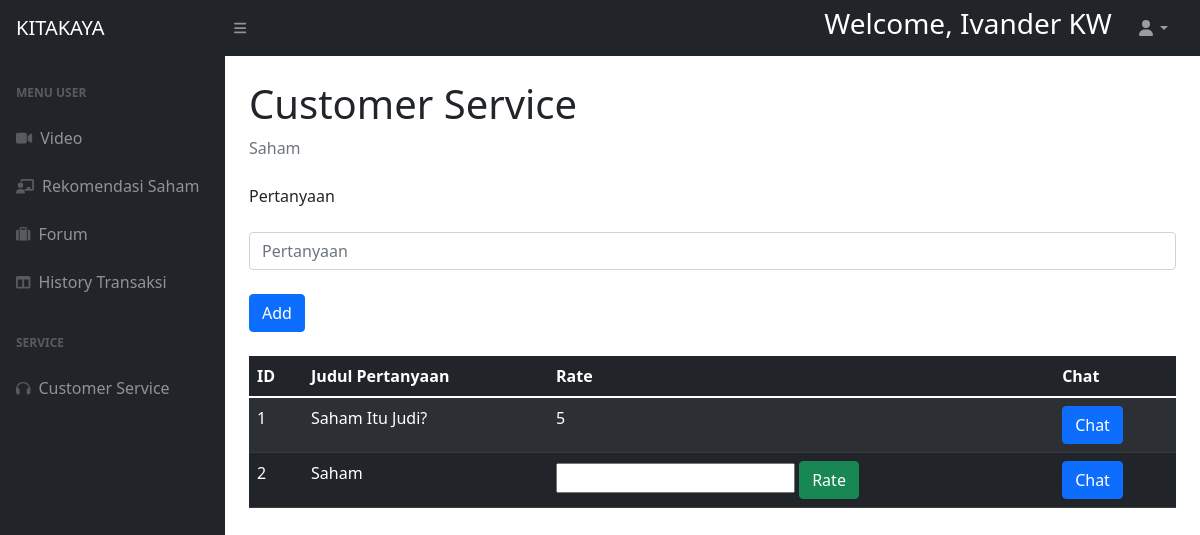
/public/halamanuservipcs.php (signed in), run on the app's committed database.
### tables this page shows
CREATE TABLE `service` (
  `id` int(11) NOT NULL,
  `judul` text NOT NULL,
  `member` int(11) NOT NULL,
  `rate` int(11) DEFAULT NULL
);

### config/database.php (called while the page is built, shortened)
<?php
    class Database{
        private static $instance;
        public $pdo;
        private function __construct()
        {
            $dsn = "mysql:host=".DB_HOST.";dbname=".DB_NAME.";charset=UTF8";
            $options = [
                PDO::ATTR_ERRMODE => PDO::ERRMODE_EXCEPTION,
                PDO::ATTR_DEFAULT_FETCH_MODE => PDO::FETCH_OBJ,
                PDO::ATTR_EMULATE_PREPARES => false
            ];
            try {
                $this->pdo = new PDO($dsn,DB_USER,DB_PASSWORD,$options);
            }
            catch(PDOException $e){
                echo  $e->getMessage();
            }
        }
        static function instance(){
            if(!isset(self::$instance)){
                self::$instance = new Database();
            }
            return self::$instance;
        }
        function query($sql,$args = NULL){
            $stmt = $this->pdo->prepare($sql);
            $stmt->execute($args);
            return $stmt;
        }
    }
?>

### models/service.php (called while the page is built, shortened)
<?php
    class service{
        public static function getbyidmember($member)
        {
            $db=Database::instance();
            $temp=$db->query("SELECT * FROM service WHERE member=:member",[
                "member"=>$member
            ]);
            return $temp->fetchAll();
        }
    }
?>

### public/halamanuservipcs.php (the view, shortened to what this page needs)
<?php
    $user = $_SESSION["user"];
    $munculkan = $user->nama;
?>
<!DOCTYPE html>
<html lang="en">
    <head>
        <link href="https://cdn.jsdelivr.net/npm/simple-datatables@latest/dist/style.css" rel="stylesheet" />
        <link href="../assets/css/punyaadmin.css" rel="stylesheet" />
    </head>
    <body class="sb-nav-fixed">
        <nav class="sb-topnav navbar navbar-expand navbar-dark bg-dark">
            <a class="navbar-brand ps-3" href="halamanuservip.php">KITAKAYA</a>
            <button class="btn btn-link btn-sm order-1 order-lg-0 me-4 me-lg-0" id="sidebarToggle" href="#!"><i class="fas fa-bars"></i></button>
            <form class="d-none d-md-inline-block form-inline ms-auto me-0 me-md-3 my-2 my-md-0">
                <div class="input-group">
                    <h3 style="color: white;">Welcome, <?= $munculkan?></h3>
                </div>
            </form>
            <ul class="navbar-nav ms-auto ms-md-0 me-3 me-lg-4">
                <li class="nav-item dropdown">
                    <a class="nav-link dropdown-toggle" id="navbarDropdown" href="#" role="button" data-bs-toggle="dropdown" aria-expanded="false"><i class="fas fa-user fa-fw"></i></a>
                </li>
            </ul>
        </nav>
        <div id="layoutSidenav">
            <div id="layoutSidenav_nav">
                <nav class="sb-sidenav accordion sb-sidenav-dark" id="sidenavAccordion">
                    <div class="sb-sidenav-menu">
                        <div class="nav">
                            <div class="sb-sidenav-menu-heading">Menu User</div>
                            <a class="nav-link" href="../public/halamanuservip.php">
                                <div class="sb-nav-link-icon"><i class="fas fa-video"></i></div>
                                Video
                            </a>
                            <a class="nav-link" href="../public/halamanuserviprekomendasi.php">
                                <div class="sb-nav-link-icon"><i class="fas fa-chalkboard-teacher"></i></div>
                                Rekomendasi Saham
                            </a>
                            <a class="nav-link" href="../public/halamanuservipforum.php">
                                <div class="sb-nav-link-icon"><i class="fas fa-suitcase"></i></div>
                                Forum
                            </a>
                            <a class="nav-link" href="../public/halamanhistorytransvip.php">
                                <div class="sb-nav-link-icon"><i class="fas fa-columns"></i></div>
                                History Transaksi
                            </a>
                            <div class="sb-sidenav-menu-heading">Service</div>
                            <a class="nav-link" href="../public/halamanuservipcs.php">
                                <div class="sb-nav-link-icon"><i class="fas fa-headphones"></i></div>
                                Customer Service
                            </a>
                        </div>
                    </div>
                </nav>
            </div>
            <div id="layoutSidenav_content">
            <main>
                    <div class="container-fluid px-4">
                        <h1 class="mt-4">Customer Service</h1>
                        <ol class="breadcrumb mb-4">
                            <li class="breadcrumb-item active">Saham</li>
                        </ol>
                        <form action="../controllers/service.php" method="POST">
                            <label class="control-label"  for="namamenu">Pertanyaan</label>
                            <br>
                            <br>
                            <div class="controls">
                                <input type="text" class="form-control" id="namamenu" name="judul" placeholder="Pertanyaan">
                            </div>
                            <br>
                            <div class="col-12">
                                <button type="submit" class="btn btn-primary" name="btnaddser">Add</button>
                            </div>
                        </form>
                        <br>
                        <?php
                            $user = json_decode(json_encode($_SESSION["user"]), true);
                            $idmember = $user["id"];
                            $services = service::getbyidmember($idmember);
                        ?>
                        <form action="../controllers/service.php" method="POST">
                        <table class="table table-dark table-striped">
                            <thead>
                            <th>ID</th>
                                <th>Judul Pertanyaan</th>
                                <th>Rate</th>
                                <th>Chat</th>
                            </thead>
                            <tbody>
                                <?php
                                    foreach($services as $idx=> $service){
                                        ?>
                                        <tr>
                                            <td><?=  $idx + 1?></td>
                                            <td><?=  $service->judul?></td>
                                            <?php
                                        if ( $service->rate!=null) {
                                            ?>
                                            <form action="../controllers/service.php" method="POST">
                                            <td><?= $service->rate?></td>
                                            <td><button class="btn btn-primary" name="chat[<?=$service->id?>]">Chat</button></a></td>
                                            </form>
                                            <?php
                                        }
                                        else{
                                            ?>
                                            <form action="../controllers/service.php" method="POST">
                                            <td><input type="text" id="keteranganmenu" name="rate[<?=$service->id?>]"> <input type="submit" class="btn btn-success" name="submit[<?=$service->id?>]" value="Rate"/></input></td>
                                            <td><button class="btn btn-primary" name="chat[<?=$service->id?>]">Chat</button></a></td>
                                            </form>
                                    <?php
                                    }
                                    }
                                ?>
                        </tbody>
                    </table>
                    </form>
                    </div>
                </main>
            </div>
        </div>
    </body>
</html>

### data on the page
service: judul "Saham Itu Judi?", rate "5"
service: judul "Saham"

### other printed values
$munculkan "Ivander KW"
